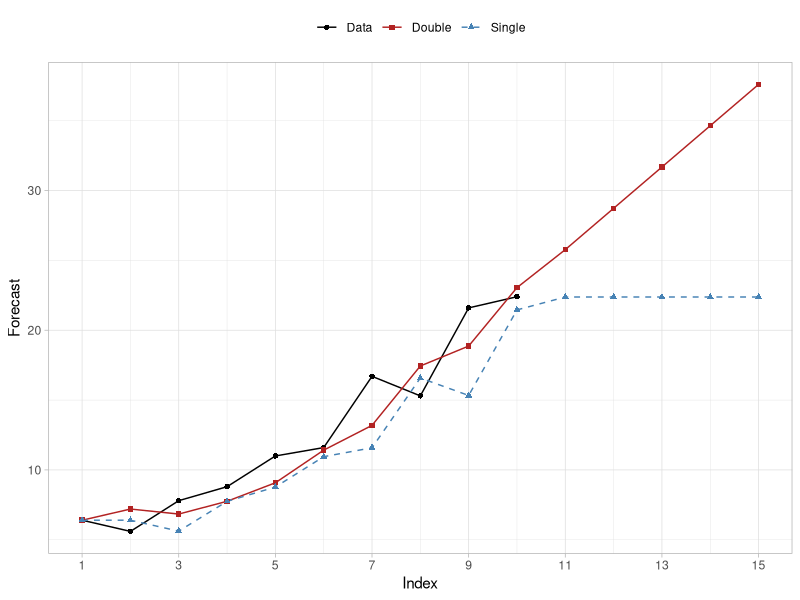
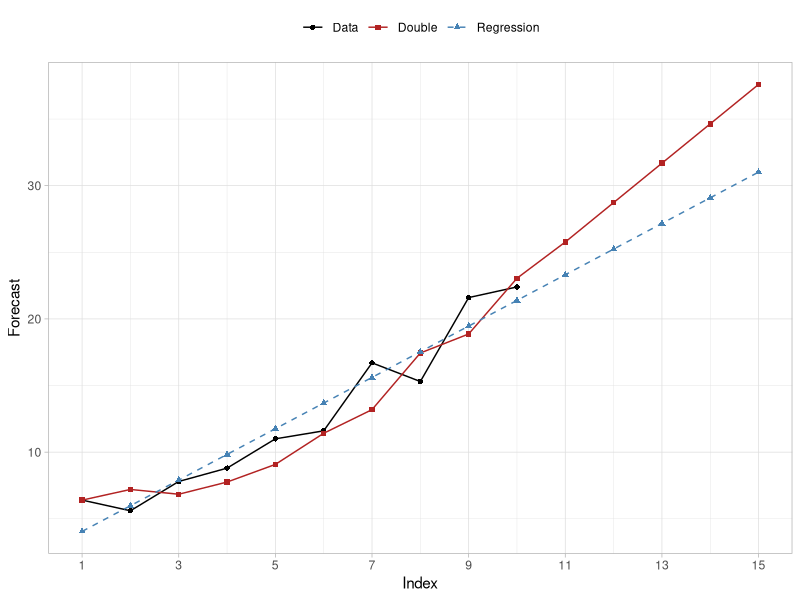

Here is the R script that generated these plots, in order:
## ---- chunk 1
#| label: tbl-pmc-434-results
#| tbl-cap: "Double and single exponential smoothing results (alpha = 0.3623, gamma = 1.0 for double; alpha = 0.977 for single)"
#| code-fold: true
#| message: false
library(tidyverse)

y <- c(6.4, 5.6, 7.8, 8.8, 11.0, 11.6, 16.7, 15.3, 21.6, 22.4)
n <- length(y)

alpha_d <- 0.3623
gamma <- 1.0
S <- numeric(n)
b <- numeric(n)
S[1] <- y[1]
b[1] <- 0.8
for (t in 2:n) {
  S[t] <- alpha_d * y[t] + (1 - alpha_d) * (S[t - 1] + b[t - 1])
  b[t] <- gamma * (S[t] - S[t - 1]) + (1 - gamma) * b[t - 1]
}
forecast_double <- S[-n] + b[-n]

alpha_s <- 0.977
single_exp_smooth <- function(y, alpha) {
  n <- length(y)
  Sv <- rep(NA_real_, n)
  Sv[2] <- y[1]
  for (t in 3:n) Sv[t] <- alpha * y[t - 1] + (1 - alpha) * Sv[t - 1]
  Sv
}
single <- single_exp_smooth(y, alpha_s)

tibble(
  Data = y,
  Double = c(sprintf("%.1f", S[1]), paste0(sprintf("%.1f", S[-1]), " (Forecast = ", sprintf("%.1f", forecast_double), ")")),
  Single = ifelse(is.na(single), "", sprintf("%.1f", single))
) |>
  knitr::kable(align = "rrr")
## ---- chunk 2
#| label: tbl-pmc-434-comparison
#| tbl-cap: "Five-period-ahead forecast comparison, single vs. double exponential smoothing"
#| code-fold: true
s10_full <- S[n]
b10_full <- b[n]
double_forecast <- s10_full + (1:5) * b10_full
single_forecast_origin <- alpha_s * y[n] + (1 - alpha_s) * single[n]
single_forecast <- rep(single_forecast_origin, 5)

tibble(
  Period = 11:15,
  Single = sprintf("%.1f", single_forecast),
  Double = sprintf("%.1f", double_forecast)
) |>
  knitr::kable(align = "rrr")
## ---- chunk 3
#| label: fig-pmc-434-forecast-plot
#| fig-cap: "Plot showing single and double exponential smoothing forecasts"
#| code-fold: true
forecast_plot_data <- bind_rows(
  tibble(Period = 1:n, series = "Data", value = y),
  tibble(Period = 1:n, series = "Double", value = c(S[1], forecast_double)),
  tibble(Period = 1:n, series = "Single", value = ifelse(is.na(single), S[1], single)),
  tibble(Period = 11:15, series = "Double", value = double_forecast),
  tibble(Period = 11:15, series = "Single", value = single_forecast)
)

ggplot(forecast_plot_data, aes(Period, value, color = series, shape = series)) +
  geom_line(data = \(d) filter(d, series == "Data")) +
  geom_line(data = \(d) filter(d, series == "Double"), linetype = "solid") +
  geom_line(data = \(d) filter(d, series == "Single"), linetype = "dashed") +
  geom_point(size = 1.5) +
  scale_color_manual(values = c(Data = "black", Double = "firebrick", Single = "steelblue")) +
  scale_shape_manual(values = c(Data = 16, Double = 15, Single = 17)) +
  scale_x_continuous(breaks = seq(1, 15, 2)) +
  labs(x = "Index", y = "Forecast", color = NULL, shape = NULL) +
  theme_light() +
  theme(legend.position = "top")
## ---- chunk 4
#| label: fig-pmc-434-regression-plot
#| fig-cap: "Plot showing raw data with double exponential smoothing and regression forecasts"
#| code-fold: true
fit <- lm(y ~ t, data = tibble(y = y, t = 1:n))
regression_forecast <- predict(fit, newdata = tibble(t = 11:15))

regression_plot_data <- bind_rows(
  tibble(Period = 1:n, series = "Data", value = y),
  tibble(Period = 1:n, series = "Double", value = c(S[1], forecast_double)),
  tibble(Period = 1:n, series = "Regression", value = fitted(fit)),
  tibble(Period = 11:15, series = "Double", value = double_forecast),
  tibble(Period = 11:15, series = "Regression", value = regression_forecast)
)

ggplot(regression_plot_data, aes(Period, value, color = series, shape = series)) +
  geom_line(data = \(d) filter(d, series == "Data")) +
  geom_line(data = \(d) filter(d, series == "Double"), linetype = "solid") +
  geom_line(data = \(d) filter(d, series == "Regression"), linetype = "dashed") +
  geom_point(size = 1.5) +
  scale_color_manual(values = c(Data = "black", Double = "firebrick", Regression = "steelblue")) +
  scale_shape_manual(values = c(Data = 16, Double = 15, Regression = 17)) +
  scale_x_continuous(breaks = seq(1, 15, 2)) +
  labs(x = "Index", y = "Forecast", color = NULL, shape = NULL) +
  theme_light() +
  theme(legend.position = "top")
